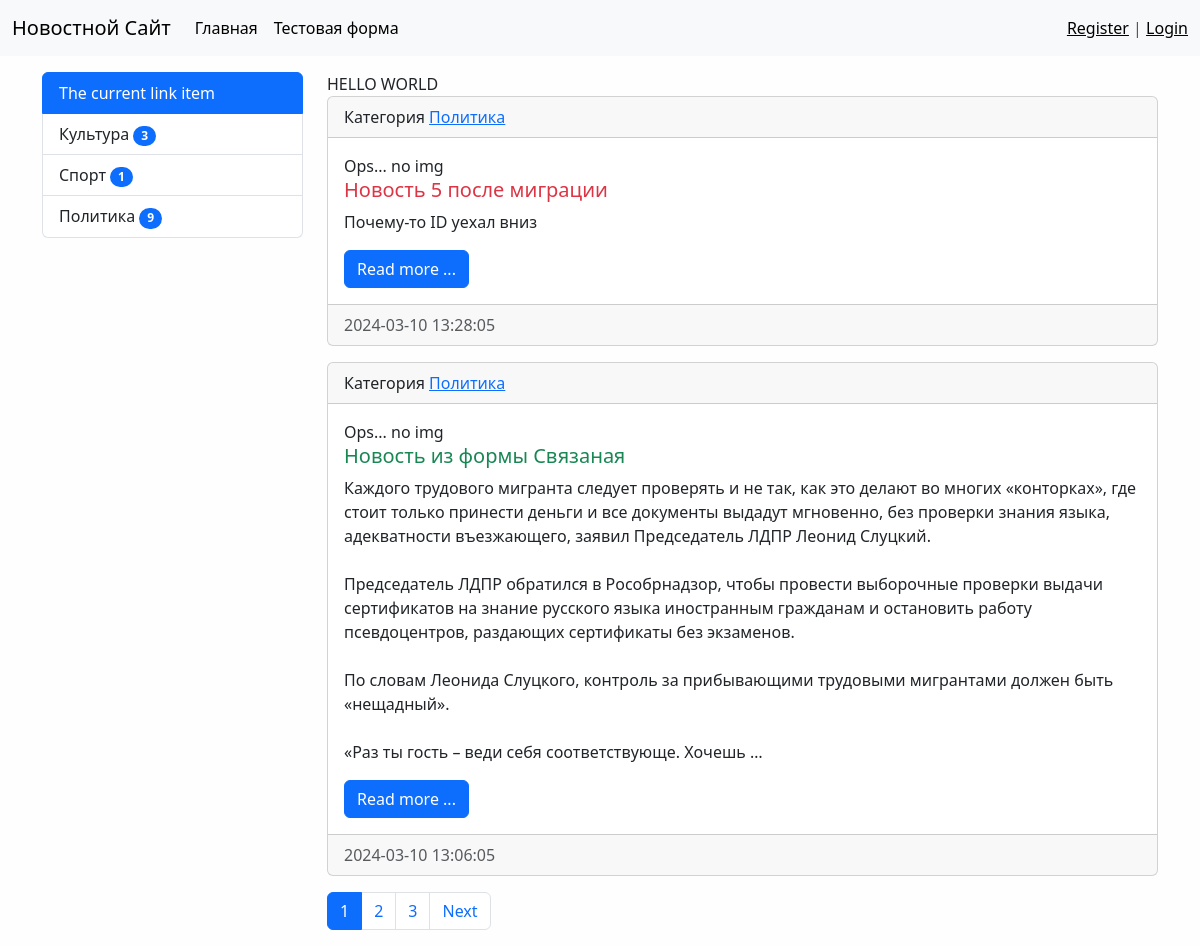
The app's page /, older data.
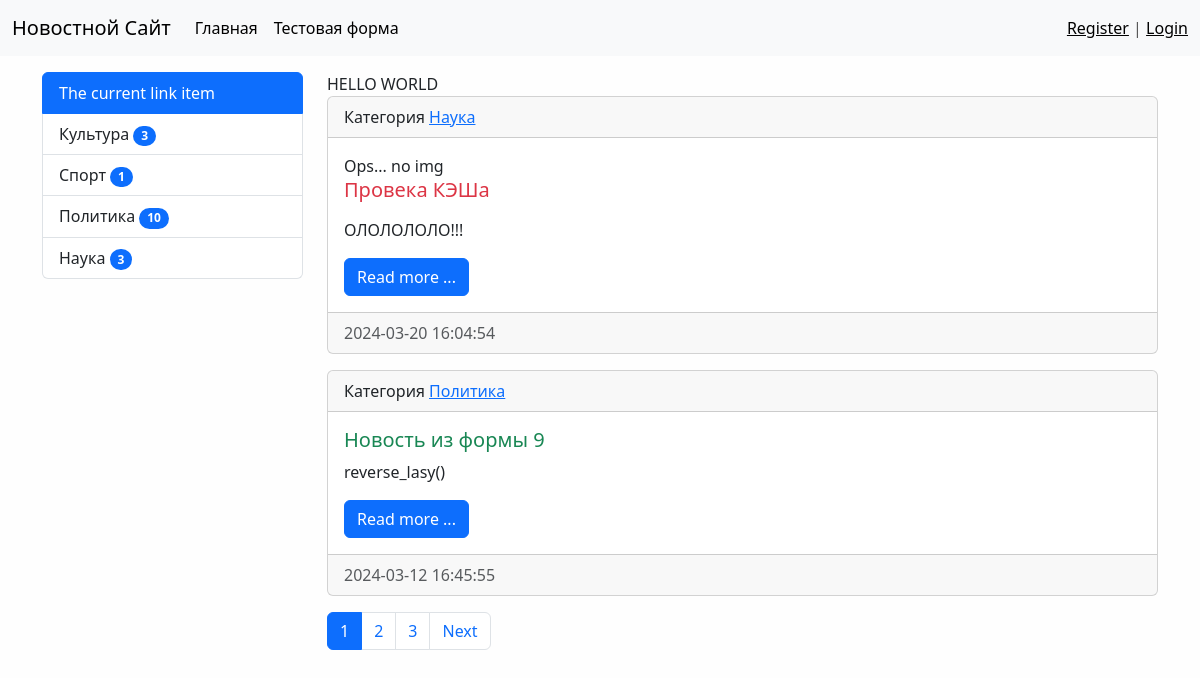
The same page, newer data.
### news/models.py (models this page shows, shortened)
class Category(models.Model):
    id = models.BigAutoField(primary_key=True) # Если не указать, то проставит автоматически
    title = models.CharField(max_length = 150, db_index = True, verbose_name = 'Наименование категории')
    def get_absolute_url(self):
       return reverse("category", kwargs={"category_id": self.id})
    def __str__(self) -> str:
        return self.title
    class Meta:
        verbose_name = 'Категория'
        verbose_name_plural = 'Категории'
        ordering = ['title']

class News(models.Model):
    id = models.BigAutoField(primary_key = True) # Если не указать, то проставит автоматически
    title = models.CharField(max_length=150, verbose_name = 'Наименование')
    content = models.TextField(blank = True, verbose_name = 'Контент')
    create_at = models.DateTimeField(auto_now_add=True, verbose_name = 'Дата Публикации')
    update_at = models.DateTimeField(auto_now=True, verbose_name = 'Обновлено')
    photo = models.ImageField(upload_to='photos/%Y/%m/%d', verbose_name = 'Фото',blank=True)
    is_published= models.BooleanField(default = True, verbose_name = 'Опубликовано')
    category = models.ForeignKey('Category', on_delete = models.PROTECT,  verbose_name = 'Категория')
    views = models.IntegerField(default = 0)
    user = models.ForeignKey(User, verbose_name = 'Пользователь', on_delete = models.CASCADE)
    def get_absolute_url(self):
        return reverse("view_news", kwargs={"pk": self.id})
    class Meta:
        verbose_name = 'Новость'
        verbose_name_plural = 'Новости'
        ordering = ['-create_at','title']

### news/views.py (the view)
# urls.py: path('', HomeNews.as_view(), name = "home"),
class HomeNews(MyMixin, ListView):
    model  = News                               # = News.objects.all()    - определяем из какой МОДЕЛИ мы будем забирать данные
    template_name = "news/home_news_list.html"  # путь до Шаблона и его имя
    context_object_name = "news"                # Название Объекта передаваемого из Python в Шаблон
    mixin_prop = 'Hello world'
    paginate_by = 2
    def get_context_data(self, **kwargs: Any) -> dict[str, Any]:
        context = super().get_context_data(**kwargs)            # Сохраняем исходные данные (заданные выше model, template_name и т.д. )
        context["title"] = self.get_upper("Главная страница")                   # Дополняем данные тем что нам надо
        context["mixin_prop"] = self.get_prop
        return context
    def get_queryset(self) -> QuerySet[Any]:
        return News.objects.filter(is_published=True).select_related('category')

### news/templatetags/news_tags.py (called while the page is built)
@register.inclusion_tag("news/list_categories.html")
def show_categories(arg1="Hello", arg2 = "World"):
    categories = Category.objects.annotate(cnt = Count("news", filter= F("news__is_published"))).filter(cnt__gt =0)
    return {"categories": categories, "arg1":arg1, "arg2":arg2}

### news/utils.py (called while the page is built)
    def get_prop(self):
        return self.mixin_prop.upper()

    def get_upper(self,s):
        if isinstance(s, str):          # Если строка то обрабатываем напрямую
            return s.upper()
        else:                           # Если нет, предполагаем что это Объект и обращаемся к его атрибуту
            return s.title.upper()

### news/templates/news/home_news_list.html (shortened to what this page needs)
{% extends "base.html" %}
{% block sidebar %}
{% include "inc/_sidebar.html" %}
{% endblock %}
{% block content %}
{{ mixin_prop }}
{% for item in  news %}
<div class="card mb-3">
    <div class="card-header">
    Категория <a href="{{item.category.get_absolute_url}}">{{item.category}}</a>
    </div>
    <div class="card-body">
        <div class="media">
          {% if item.photo %}
          <img src="{{item.photo.url}}" alt="" width = "150" class = "me-3 float-start">
          {% else %}
          Ops... no img
          {% endif %}
          <div class="media-body">
            <h5 class="card-title {% cycle 'text-danger' 'text-success'%}">{{item.title}}</h5>
            <p class="card-text">{{item.content | safe | linebreaksbr | truncatewords:77 }} </p>
            <a href="{{item.get_absolute_url}}" class="btn btn-primary">Read more ...</a>
          </div>
        </div>
    </div>
    <div class="card-footer text-body-secondary">
        {{item.create_at | date:"Y-m-d H:i:s"}}
    </div>
</div>
{% endfor %}
{% endblock %}

### templates/base.html (shortened to what this page needs)
{% load static %}
<!DOCTYPE html>
<html lang="en">
<head>
    <link rel="stylesheet" href="{% static 'bootstrap/css/bootstrap.min.css' %}">
    <link rel="stylesheet" href="{% static 'css/style.css' %}">
</head>
<body>
{% include "inc/_nav.html" %}
<div class="container mt-3">
    <div class="row">
        <div class="col-md-3">
            {% block sidebar %}SIDEBAR{% endblock %}
        </div>
        <div class="col-md-9">
            {% block content %}CONTENT{% endblock %}
            {% if page_obj.has_other_pages %}
                <nav aria-label="...">
                    <ul class="pagination">
                        {% for p in page_obj.paginator.page_range %}
                            {% if  page_obj.number == p %}
                                <li class="page-item active" aria-current="page">
                                    <a class="page-link" href="?page={{p}}">{{p}}</a>
                                </li>
                            {% elif p > page_obj.number|add:-3 and p < page_obj.number|add:3%}
                                <li class="page-item"><a class="page-link" href="?page={{p}}">{{p}}</a></li>
                            {% endif %}
                        {% endfor %}
                        {% if page_obj.has_next %}
                            <li class="page-item">
                                <a class="page-link" href="?page={{ page_obj.next_page_number }}">Next</a>
                            </li>
                        {% endif %}
                    </ul>
                </nav>
            {% endif %}
        </div>
    </div>
</div>
</body>
</html>

### templates/inc/_nav.html (shortened to what this page needs)
<nav class="navbar navbar-expand-lg bg-body-tertiary">
  <div class="container-fluid">
      <a class="navbar-brand" href="{% url 'home' %}">Новостной Сайт</a>
      <div class="collapse navbar-collapse" id="navbarSupportedContent">
        <ul class="navbar-nav me-auto mb-2 mb-lg-0">
          <li class="nav-item">
            <a class="nav-link active" aria-current="page" href="{% url 'home' %}">Главная</a>
          </li>
          <li class="nav-item">
            <a class="nav-link active" aria-current="page" href="{% url 'contact' %}">Тестовая форма</a>
          </li>
        </ul>
        {% if request.user.is_authenticated %}
          <span class="navbar-text">
            Добро пожаловать {{user.username}} | <a href="{% url 'logout' %}">Выход</a>
          </span>
        {% else %}
          <span class="navbar-text">
            <a href="{% url 'register' %}">Register</a> | <a href="{% url 'login' %}">Login</a>
          </span>
        {% endif %}
      </div>
  </div>
</nav>

### templates/inc/_sidebar.html (shortened to what this page needs)
{% load news_tags %}
{% show_categories %}

### news/templates/news/list_categories.html
<div class="list-group">
    <a href="#" class="list-group-item list-group-item-action active" aria-current="true">
      The current link item
    </a>
    {% for cat in categories  %}
      <a href="{{cat.get_absolute_url }}" class="list-group-item list-group-item-action">{{cat.title}}
          <span class="badge text-bg-primary rounded-pill">{{cat.cnt}}</span>
      </a>
    {% endfor %}
</div>

### mysite/static/css/style.css (style rules this page uses)
body { background-color: #fefefe; }

Row changes from the older to the newer data that the page shows:
no longer on this page (row edited): News: category "Политика", photo "Ops... no img", title "Новость 5 после миграции", content "Почему-то ID уехал вниз", create_at "2024-03-10 13:28:05"
no longer on this page (row unchanged): News: category "Политика", photo "Ops... no img", title "Новость из формы Связаная", content "Каждого трудового мигранта следует проверять и не так, как это делают во многих «конторках», где стоит только принести деньги и все документы выдадут мгновенно, без проверки знания языка, адекватности въезжающего, заявил Председатель ЛДПР Леонид Слуцкий. Председатель ЛДПР обратился в Рособрнадзор, чтобы провести выборочные проверки выдачи сертификатов на знание русского языка иностранным гражданам и остановить работу псевдоцентров, раздающих сертификаты без экзаменов. По словам Леонида Слуцкого, контроль за прибывающими трудовыми мигрантами должен быть «нещадный». «Раз ты гость – веди себя соответствующе. Хочешь …", create_at "2024-03-10 13:06:05"
computed for Category "Политика": cnt "9" → "10"
now on this page (row unchanged): Category: title "Наука", cnt "3"
added News: category "Наука", photo "Ops... no img", title "Провека КЭШа", content "ОЛОЛОЛОЛО!!!", create_at "2024-03-20 16:04:54"
added News: category "Политика", title "Новость из формы 9", content "reverse_lasy()", create_at "2024-03-12 16:45:55"
